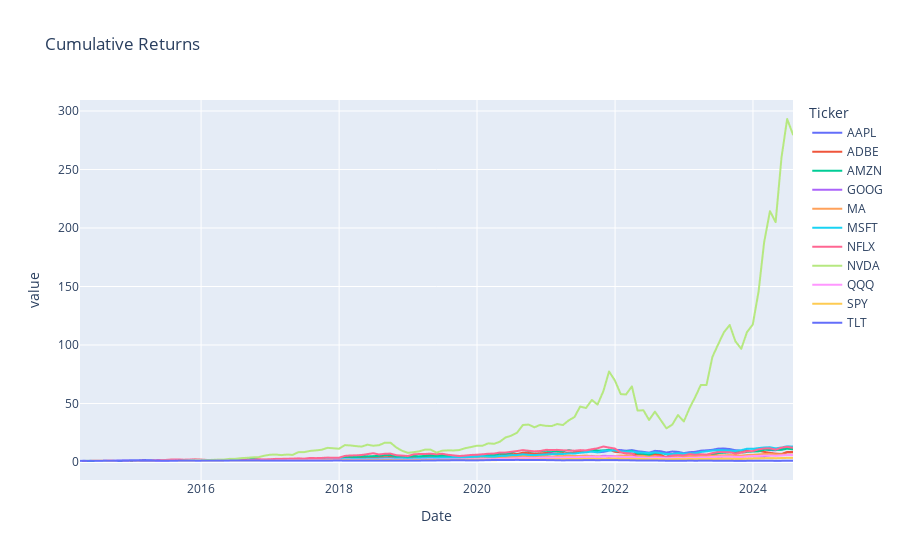

The cell this chart's notebook holds for it:
### Code cell
# Cumulative Returns Calculation
ret_cumulative = (1 + monthly_ret).cumprod()

px.line(ret_cumulative, title = 'Cumulative Returns')
